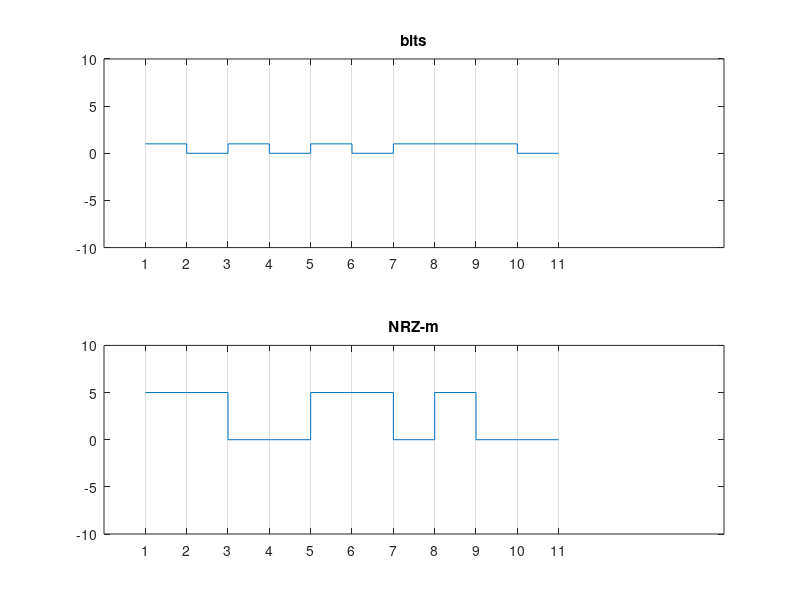

Write MATLAB code to recreate this figure.
clc;
clear all;
s = [1 0 1 0 1 0 1 1 1 0];

s(length(s)+1)=0;
y = [];
t = 1:1:length(s);
prev = 0;
for(x=1:1:length(s))
    if(s(x)==1 && prev==0)
        y = [y,5];
        prev=5;
    elseif(s(x)==1 && prev==5)
        y = [y,0];
        prev=0;
    else
        y =[y,prev];
    end
end

subplot (2,1,1);
stairs (s)
title('bits');
set (gca,'Xgrid','on');
set (gca,'Xtick',[1:1:length(s)]);
axis ([0 15 -10 10]);

subplot (2,1,2);
stairs (y);
set (gca,'Xgrid','on');
set (gca,'Xtick',[1:1:length(s)]);
axis ([0 15 -10 10]);
title ('NRZ-m');